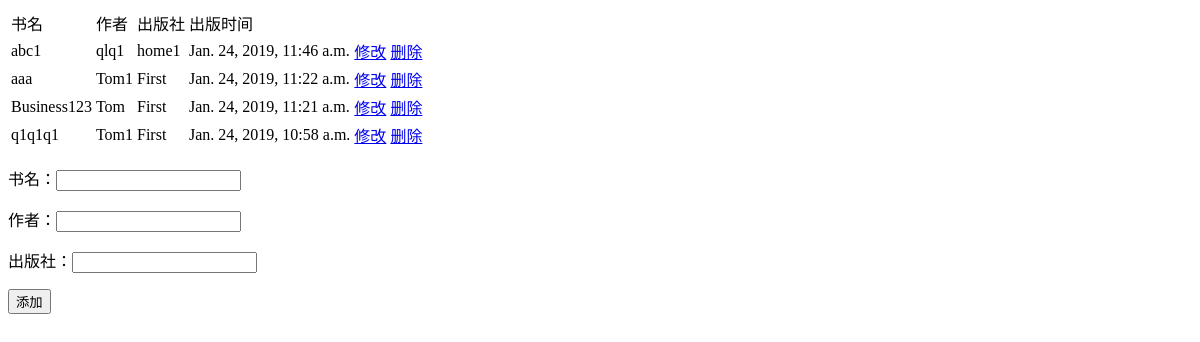
Before: /lib/detail/ with the older database file.
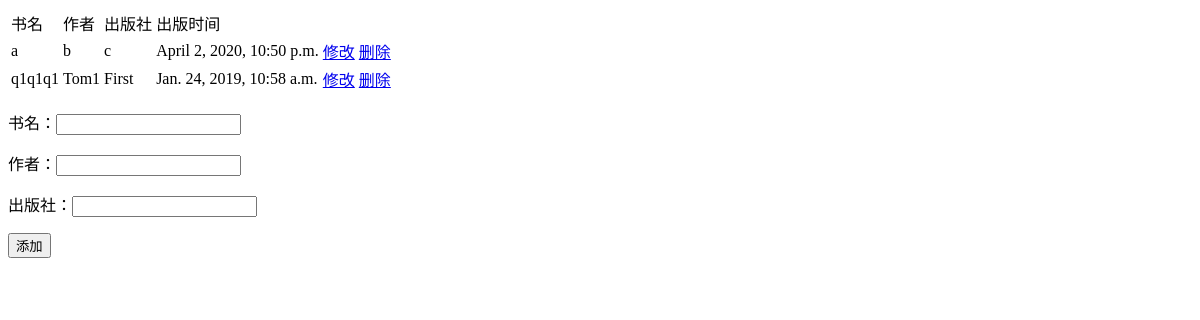
After: the same page with the newer database file.
### lib/models.py (models this page shows)
class Book(models.Model):
    name = models.CharField(max_length=200)
    author = models.CharField(max_length=100)
    pub_house = models.CharField(max_length=200)
    pub_date = models.DateTimeField('date published')

### lib/views.py (the view)
# urls.py: path('detail/', views.detail, name='detail'),
def detail(request):
    book_list = Book.objects.order_by('-pub_date')[:5]
    context = {'book_list': book_list}
    return render(request, 'lib/detail1.html', context)

### lib/templates/lib/detail1.html (shortened to what this page needs)
<!DOCTYPE html>
<html lang="en">
<head>
</head>
<body>
<table>
    <tr>
        <td>书名</td>
        <td>作者</td>
        <td>出版社</td>
        <td>出版时间</td>
    </tr>
{% for book in book_list.all %}
    <tr>
        <td>{{ book.name }}</td>
        <td>{{ book.author }}</td>
        <td>{{ book.pub_house }}</td>
        <td>{{ book.pub_date }}</td>
        <td><a href="{% url 'lib:updateBook' book.id %}">修改</a></td>
        <td><a href="{% url 'lib:delBook' book.id %}">删除</a></td>
    </tr>
{% endfor %}
</table>
<form action="{% url 'lib:addBook' %}" method="post" name="addBook">
    <p><span>书名：</span><input type="text"  name="name"></p>
    <p><span>作者：</span><input type="text"  name="author"></p>
    <p><span>出版社：</span><input type="text"  name="pub_house"></p>
    <input type="submit" value="添加">
</form>
</body>
</html>

Changed rows visible on the page:
removed Book: name "abc1", author "qlq1", pub_house "home1", pub_date "Jan. 24, 2019, 11:46 a.m."
removed Book: name "aaa", author "Tom1", pub_house "First", pub_date "Jan. 24, 2019, 11:22 a.m."
removed Book: name "Business123", author "Tom", pub_house "First", pub_date "Jan. 24, 2019, 11:21 a.m."
added Book: name "a", author "b", pub_house "c", pub_date "April 2, 2020, 10:50 p.m."
